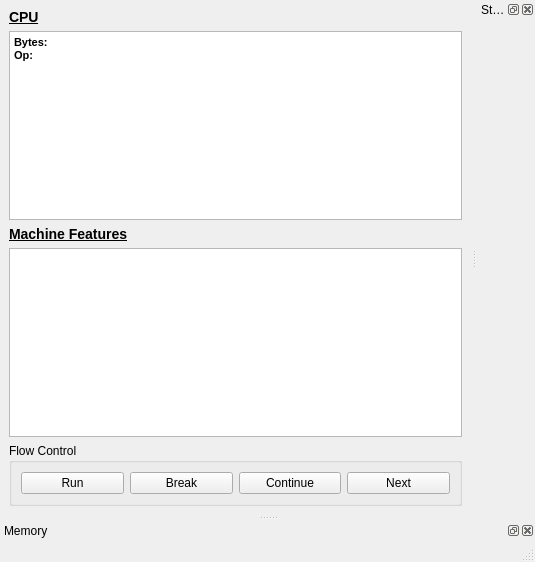
<?xml version="1.0" encoding="UTF-8"?>
<ui version="4.0">
 <class>MainWindow</class>
 <widget class="QMainWindow" name="MainWindow">
  <property name="geometry">
   <rect>
    <x>0</x>
    <y>0</y>
    <width>535</width>
    <height>562</height>
   </rect>
  </property>
  <property name="windowTitle">
   <string>MainWindow</string>
  </property>
  <widget class="QWidget" name="centralwidget">
   <layout class="QVBoxLayout" name="verticalLayout">
    <item>
     <widget class="QLabel" name="label">
      <property name="text">
       <string>&lt;b&gt;&lt;big&gt;&lt;u&gt;CPU&lt;/u&gt;&lt;/big&gt;&lt;/b&gt;</string>
      </property>
     </widget>
    </item>
    <item>
     <widget class="QTextBrowser" name="textBrowser">
      <property name="html">
       <string>&lt;!DOCTYPE HTML PUBLIC &quot;-//W3C//DTD HTML 4.0//EN&quot; &quot;http://www.w3.org/TR/REC-html40/strict.dtd&quot;&gt;
&lt;html&gt;&lt;head&gt;&lt;meta name=&quot;qrichtext&quot; content=&quot;1&quot; /&gt;&lt;style type=&quot;text/css&quot;&gt;
p, li { white-space: pre-wrap; }
&lt;/style&gt;&lt;/head&gt;&lt;body style=&quot; font-family:'DejaVu Sans'; font-size:8pt; font-weight:400; font-style:normal;&quot;&gt;
&lt;p style=&quot; margin-top:0px; margin-bottom:0px; margin-left:0px; margin-right:0px; -qt-block-indent:0; text-indent:0px;&quot;&gt;&lt;span style=&quot; font-weight:600;&quot;&gt;Bytes:&lt;/span&gt;&lt;/p&gt;
&lt;p style=&quot; margin-top:0px; margin-bottom:0px; margin-left:0px; margin-right:0px; -qt-block-indent:0; text-indent:0px;&quot;&gt;&lt;span style=&quot; font-weight:600;&quot;&gt;Op:&lt;/span&gt;&lt;/p&gt;&lt;/body&gt;&lt;/html&gt;</string>
      </property>
     </widget>
    </item>
    <item>
     <widget class="QLabel" name="label_2">
      <property name="text">
       <string>&lt;b&gt;&lt;u&gt;&lt;big&gt;Machine Features&lt;/big&gt;&lt;/u&gt;&lt;/b&gt;</string>
      </property>
     </widget>
    </item>
    <item>
     <widget class="QTextBrowser" name="textBrowser_2"/>
    </item>
    <item>
     <widget class="QGroupBox" name="groupBox">
      <property name="title">
       <string>Flow Control</string>
      </property>
      <layout class="QHBoxLayout" name="horizontalLayout">
       <item>
        <widget class="QPushButton" name="pushButton_3">
         <property name="text">
          <string>Run</string>
         </property>
        </widget>
       </item>
       <item>
        <widget class="QPushButton" name="pushButton_4">
         <property name="text">
          <string>Break</string>
         </property>
        </widget>
       </item>
       <item>
        <widget class="QPushButton" name="pushButton_2">
         <property name="text">
          <string>Continue</string>
         </property>
        </widget>
       </item>
       <item>
        <widget class="QPushButton" name="pushButton">
         <property name="text">
          <string>Next</string>
         </property>
        </widget>
       </item>
      </layout>
     </widget>
    </item>
   </layout>
  </widget>
  <widget class="QMenuBar" name="menubar">
   <property name="geometry">
    <rect>
     <x>0</x>
     <y>0</y>
     <width>535</width>
     <height>20</height>
    </rect>
   </property>
  </widget>
  <widget class="QStatusBar" name="statusbar"/>
  <widget class="QDockWidget" name="dockWidget">
   <property name="windowTitle">
    <string>Memory</string>
   </property>
   <attribute name="dockWidgetArea">
    <number>8</number>
   </attribute>
   <widget class="QWidget" name="dockWidgetContents"/>
  </widget>
  <widget class="QDockWidget" name="dockWidget_2">
   <property name="windowTitle">
    <string>Stack</string>
   </property>
   <attribute name="dockWidgetArea">
    <number>2</number>
   </attribute>
   <widget class="QWidget" name="dockWidgetContents_2"/>
  </widget>
 </widget>
 <resources/>
 <connections/>
</ui>
